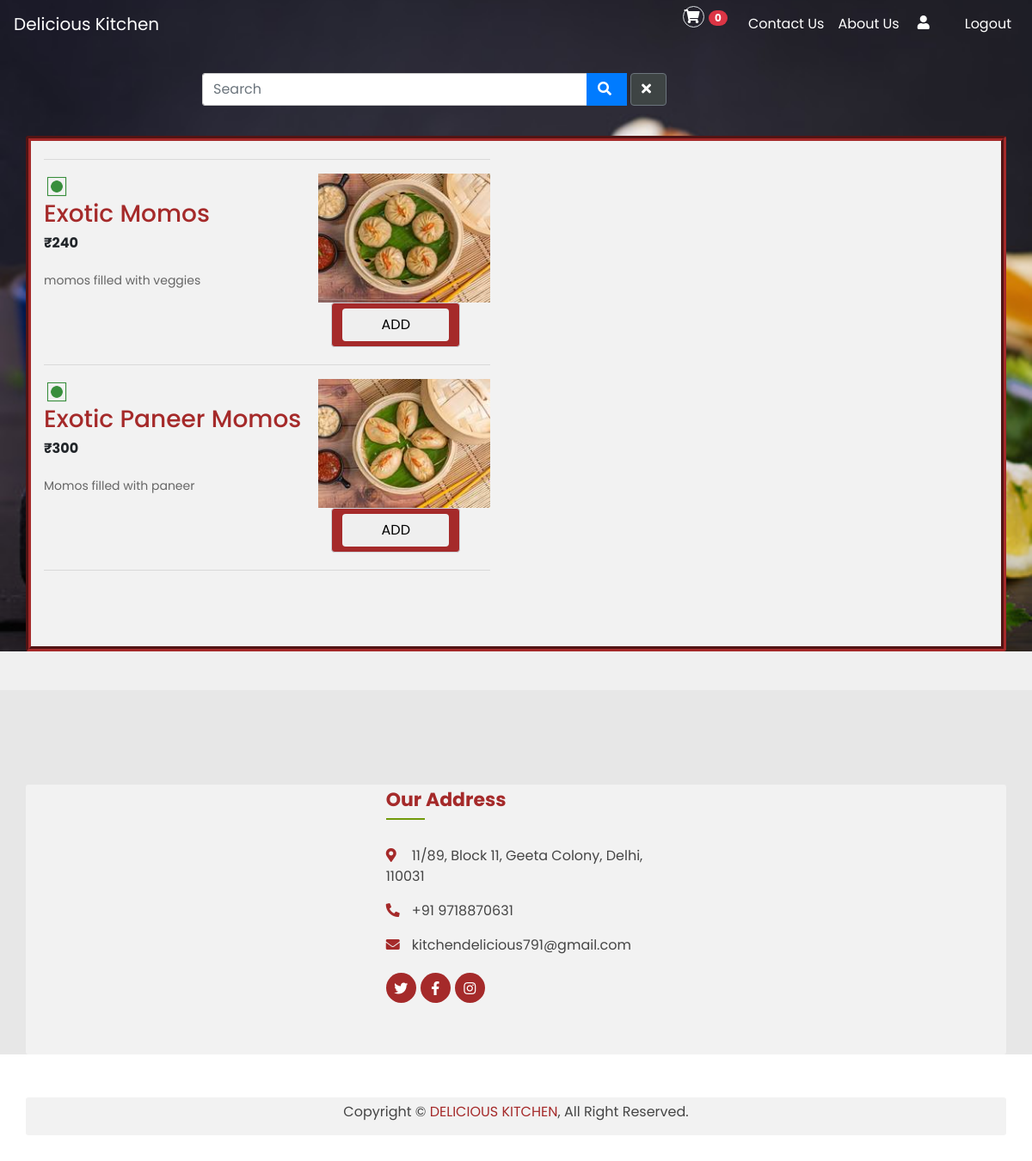
The app's page /menu/ (signed in) with its own data.
### custom_admin/models.py (models this page shows, shortened)
class Menu(models.Model):
    id= models.UUIDField(primary_key=True, default=uuid.uuid4, editable=False)
    item_name= models.CharField(max_length=150)
    item_description=models.TextField()
    item_image=models.ImageField(upload_to="item")
    item_price=models.IntegerField(default=0)
    num_pieces=models.IntegerField(default=0)
    item_type=models.CharField(max_length=150,default='NA')

### menu/views.py (the view)
# urls.py: path('', menu_page , name='menu_page'),
@login_required(login_url='/')
def menu_page(request):
    querySet=Menu.objects.all()
    if request.GET.get('search'):
        item_name=request.GET.get('search')
        querySet= Menu.objects.filter(item_name__icontains=item_name)
    elif request.GET.get('close'):
        return redirect('/menu/')
    queryset = querySet.order_by('-item_type')
    context={'items_display':queryset}
    return render(request,'menu/menu_display.html',context)

### menu/templates/menu/menu_display.html (shortened to what this page needs)
{% extends "menu/base.html"%}
{%  block content %}
<section class="header-main ">
			<div class="container"  style="background:transparent;">
		<div class="row align-items-center" >
			<div class="col-lg-2 col-4">
			</div>
			<div class="col-lg-6 col-sm-12 mt-1">
				<form id="search-form" class="search">
					<div class="input-group w-100">
						<input type="text" id="search-input" name="search" class="form-control" placeholder="Search">
						<div class="input-group-append">
						  <button class="btn btn-primary" type="submit">
							<i class="fa fa-search"></i>
						  </button>
						</div>
                    <button class="btn btn-secondary ml-1" id="close" style="background-color: #3e4444;"
                        onclick="setButtonClick('Close')"> <i class="fa fa-close"></i></button>
					</div>
                   </form>
			</div>
		</div>
			</div>
		</section>
<div class="container cart mb-3" style="
    height: 75vh;
    overflow-y: scroll;
    overflow-x:hidden;
    border: 6px groove brown;
">
<div id="menu_items">
  {% for item in items_display %}
  <hr>
  <div class="menu-item">
    <div class="item-info">
      {% load static %}
      <img src="{% static 'menu/images/icons8-veg-48.png' %}" style="height:30px;">
        <h3 id="item_name_{{item.id}}" style="color:brown;" class="item-name">{{item.item_name}}</h3>
        {% if item.num_pieces > 0 %}
        <div style="display:flex;"><p id="item_price_{{item.id}}" class="item-price">₹{{item.item_price}}</p><p>({{item.num_pieces}} pieces)</p></div>
        {% else %}
        <div style="display:flex;"><p id="item_price_{{item.id}}" class="item-price">₹{{item.item_price}}</p></div>
        {% endif %}
      <p class="item-description">{{item.item_description}}</p>
    </div>
    <div style="display:grid;">
      <div class="item-image" style="width: 100%;">
        <img id="item_image_{{item.id}}" src="/media/{{item.item_image}}" alt="Item Image">
      </div>
      <div class="form-control" id="add_cart_{{item.id}}" style="width: 150px;
  display: grid;
  justify-self: center;
 background: brown;">
        <button type="button" class="btn" onclick="add_to_cart('{{item.id}}')">ADD</button>
      </div>
    </div>
  </div>
  {% endfor %}
  <hr>
</div>
</div>
{% load static %}
{% endblock %}

### static/menu/css/cart.css (style rules this page uses)
* { margin: 0; padding: 0; box-sizing: border-box; font-family: 'Poppins',sans-serif; }
.container { max-width: 1200px; margin: 0 auto; }
.cart { display: flex; }
.fa { margin-right: 5px; }
@media screen and (max-width: 1220px) { .container { max-width: 95%; } }
.container { padding: 2px 16px; }
.row { display: -ms-flexbox; display: flex; -ms-flex-wrap: wrap; flex-wrap: wrap; }
.container { background-color: #f2f2f2; padding: 5px 20px 15px 20px; border: 1px solid lightgrey; border-radius: 3px; }
input[type=text] { width: 100%; border: 1px solid #ccc; border-radius: 3px; }

### static/menu/css/checkout.css (style rules this page uses)
* { margin: 0; padding: 0; box-sizing: border-box; font-family: 'Poppins',sans-serif; }
html,body,.wrapper { background: #f7f7f7; }
.container { margin-top: 20px; border: none; }
.btn { border-radius: 1px; }
hr { border-color: #999 -moz-use-text-color -moz-use-text-color; }
hr { margin-bottom: 10px; margin-top: 10px; }
.form-control { border-radius: 1px; }

### static/menu/css/style.css (style rules this page uses)
body { font-family: Arial, sans-serif; margin: 0; padding: 0; background-color: #f0f0f0; }
.menu-item { display: flex; align-items: flex-start; margin-bottom: 20px; }
.item-info { flex: 1; }
.item-name { margin: 0; }
.item-price { margin-top: 5px; font-weight: bold; }
.item-description { margin-top: 5px; color: #666; font-size: 14px; }
.item-image { margin-left: 20px; }
.item-image img { max-width: 200px; height: 150px; }

### records on screen
Menu: item_name "Exotic Momos", item_price "240", item_description "momos filled with veggies", item_image (picture)
Menu: item_name "Exotic Paneer Momos", item_price "300", item_description "Momos filled with paneer", item_image (picture)
